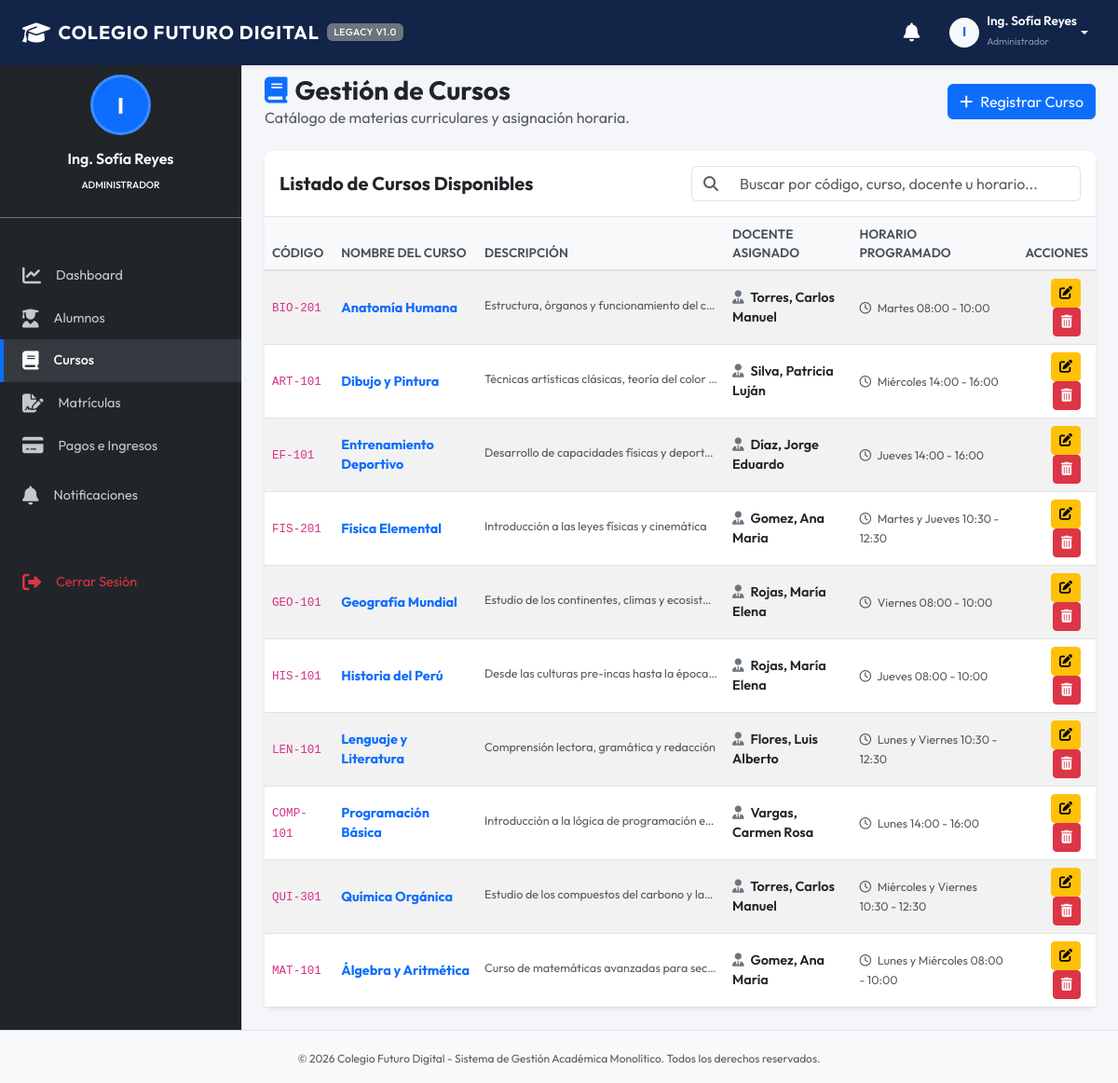
Screenshot of /modules/cursos.php (signed in) with the database file from the repository.
### tables this page shows
CREATE TABLE cursos (
            id INTEGER PRIMARY KEY AUTOINCREMENT,
            nombre TEXT NOT NULL,
            codigo TEXT UNIQUE NOT NULL,
            descripcion TEXT,
            profesor_id INTEGER,
            horario TEXT,
            FOREIGN KEY (profesor_id) REFERENCES profesores(id) ON DELETE SET NULL
        );

CREATE TABLE profesores (
            id INTEGER PRIMARY KEY AUTOINCREMENT,
            usuario_id INTEGER UNIQUE,
            nombre TEXT NOT NULL,
            apellido TEXT NOT NULL,
            especialidad TEXT,
            telefono TEXT,
            email TEXT,
            FOREIGN KEY (usuario_id) REFERENCES usuarios(id) ON DELETE SET NULL
        );

### modules/cursos.php (the view, shortened to what this page needs)
<?php
$rol = $_SESSION['usuario_rol'];
$can_modify = in_array($rol, ['Director', 'Administrador']);
$action = $_GET['action'] ?? 'list';
require_once __DIR__ . '/../includes/header.php';
require_once __DIR__ . '/../includes/sidebar.php';
?>
<div class="d-flex justify-content-between align-items-center mb-4">
    <div>
        <h1 class="h3 mb-0 text-dark fw-bold"><i class="fa-solid fa-book me-2 text-primary"></i>Gestión de Cursos</h1>
        <p class="text-muted mb-0">Catálogo de materias curriculares y asignación horaria.</p>
    </div>
    <?php if ($action === 'list' && $can_modify): ?>
        <a href="cursos.php?action=new" class="btn btn-primary"><i class="fa-solid fa-plus me-2"></i>Registrar Curso</a>
    <?php elseif ($action !== 'list'): ?>
        <a href="cursos.php" class="btn btn-outline-secondary"><i class="fa-solid fa-arrow-left me-2"></i>Volver al Listado</a>
    <?php endif; ?>
</div>
<?php if ($action === 'list'): ?>
    <?php
    try {
        $stmt = $pdo->query("
            SELECT c.*, p.nombre as prof_nombre, p.apellido as prof_apellido
            FROM cursos c
            LEFT JOIN profesores p ON c.profesor_id = p.id
            ORDER BY c.nombre ASC
        ");
        $cursos = $stmt->fetchAll();
    } catch (PDOException $e) {
        echo "<div class='alert alert-danger'>Error al cargar cursos: " . $e->getMessage() . "</div>";
        $cursos = [];
    }
    ?>
    <div class="card bg-white shadow-sm border-0">
        <div class="card-header bg-transparent border-bottom py-3">
            <div class="row align-items-center">
                <div class="col-md-6">
                    <h5 class="card-title mb-0 fw-bold">Listado de Cursos Disponibles</h5>
                </div>
                <div class="col-md-6 mt-2 mt-md-0">
                    <div class="input-group">
                        <span class="input-group-text bg-white border-end-0"><i class="fa-solid fa-magnifying-glass text-muted"></i></span>
                        <input type="text" class="form-control border-start-0" id="tableSearch" placeholder="Buscar por código, curso, docente u horario...">
                    </div>
                </div>
            </div>
        </div>
        <div class="card-body p-0">
            <div class="table-responsive">
                <table class="table table-hover table-striped align-middle mb-0">
                    <thead>
                        <tr>
                            <th>Código</th>
                            <th>Nombre del Curso</th>
                            <th>Descripción</th>
                            <th>Docente Asignado</th>
                            <th>Horario Programado</th>
                            <?php if ($can_modify): ?>
                                <th class="text-end">Acciones</th>
                            <?php endif; ?>
                        </tr>
                    </thead>
                    <tbody>
                        <?php if (empty($cursos)): ?>
                            <tr>
                                <td colspan="<?php echo $can_modify ? '6' : '5'; ?>" class="text-center py-4 text-muted">No se registran cursos.</td>
                            </tr>
                        <?php else: ?>
                            <?php foreach ($cursos as $c): ?>
                                <tr>
                                    <td><code><?php echo htmlspecialchars($c['codigo']); ?></code></td>
                                    <td class="fw-bold text-primary"><?php echo htmlspecialchars($c['nombre']); ?></td>
                                    <td><small class="text-muted text-truncate d-inline-block" style="max-width: 250px;"><?php echo htmlspecialchars($c['descripcion'] ?: '-'); ?></small></td>
                                    <td>
                                        <?php if ($c['profesor_id']): ?>
                                            <div class="fw-semibold"><i class="fa-solid fa-user-tie me-1 text-secondary"></i> <?php echo htmlspecialchars($c['prof_apellido'] . ', ' . $c['prof_nombre']); ?></div>
                                        <?php else: ?>
                                            <span class="text-danger fw-semibold"><i class="fa-solid fa-triangle-exclamation me-1"></i> Sin docente asignado</span>
                                        <?php endif; ?>
                                    </td>
                                    <td>
                                        <small class="text-muted"><i class="fa-regular fa-clock me-1"></i> <?php echo htmlspecialchars($c['horario'] ?: 'No programado'); ?></small>
                                    </td>
                                    <?php if ($can_modify): ?>
                                        <td class="text-end px-3">
                                            <a href="cursos.php?action=edit&id=<?php echo $c['id']; ?>" class="btn btn-sm btn-warning" title="Editar"><i class="fa-solid fa-pen-to-square"></i></a>
                                            <a href="cursos.php?action=delete&id=<?php echo $c['id']; ?>" class="btn btn-sm btn-danger" title="Eliminar" onclick="return confirmarEliminacion('¿Desea eliminar este curso del sistema? Esta acción desvinculará calificaciones y asistencias relacionadas.');"><i class="fa-solid fa-trash-can"></i></a>
                                        </td>
                                    <?php endif; ?>
                                </tr>
                            <?php endforeach; ?>
                        <?php endif; ?>
                    </tbody>
                </table>
            </div>
        </div>
    </div>
<?php endif; ?>
<?php
require_once __DIR__ . '/../includes/footer.php';
?>

### assets/css/style.css (style rules this page uses)
:root { --primary-color: #1e3c72; --primary-dark: #122548; --primary-light: #2a5298; --secondary-color: #6c757d; --bg-light: #f4f6f9; --sidebar-bg: #212529; --sidebar-hover: #343a40; --sidebar-active: #0d6efd; --text-dark: #333333; --font-sans: 'Outfit', 'Roboto', -apple-system, BlinkMacSystemFont, "Segoe UI", sans-serif; }
body { font-family: var(--font-sans); background-color: var(--bg-light); color: var(--text-dark); margin: 0; padding-top: 56px; display: flex; flex-direction: column; min-height: 100vh; }
.card { border-radius: 8px; box-shadow: 0 4px 6px rgba(0, 0, 0, 0.05); }
.table { border-collapse: separate; border-spacing: 0; }
.table th { background-color: #f8f9fa; color: #495057; font-weight: 600; border-bottom: 2px solid #dee2e6; font-size: 0.85rem; text-transform: uppercase; }
.table td { font-size: 0.9rem; vertical-align: middle; }

### rows the page displays
cursos: codigo "BIO-201", nombre "Anatomía Humana", descripcion "Estructura, órganos y funcionamiento del c…", profesor.nombre "Torres, Carlos Manuel", horario "Martes 08:00 - 10:00"
cursos: codigo "ART-101", nombre "Dibujo y Pintura", descripcion "Técnicas artísticas clásicas, teoría del color…", profesor.nombre "Silva, Patricia Luján", horario "Miércoles 14:00 - 16:00"
cursos: codigo "EF-101", nombre "Entrenamiento Deportivo", descripcion "Desarrollo de capacidades físicas y deport…", profesor.nombre "Díaz, Jorge Eduardo", horario "Jueves 14:00 - 16:00"
cursos: codigo "FIS-201", nombre "Física Elemental", descripcion "Introducción a las leyes físicas y cinemática", profesor.nombre "Gomez, Ana Maria", horario "Martes y Jueves 10:30 - 12:30"
cursos: codigo "GEO-101", nombre "Geografía Mundial", descripcion "Estudio de los continentes, climas y ecosist…", profesor.nombre "Rojas, María Elena", horario "Viernes 08:00 - 10:00"
cursos: codigo "HIS-101", nombre "Historia del Perú", descripcion "Desde las culturas pre-incas hasta la época…", profesor.nombre "Rojas, María Elena", horario "Jueves 08:00 - 10:00"
cursos: codigo "LEN-101", nombre "Lenguaje y Literatura", descripcion "Comprensión lectora, gramática y redacción", profesor.nombre "Flores, Luis Alberto", horario "Lunes y Viernes 10:30 - 12:30"
cursos: codigo "COMP-101", nombre "Programación Básica", descripcion "Introducción a la lógica de programación e…", profesor.nombre "Vargas, Carmen Rosa", horario "Lunes 14:00 - 16:00"
cursos: codigo "QUI-301", nombre "Química Orgánica", descripcion "Estudio de los compuestos del carbono y la…", profesor.nombre "Torres, Carlos Manuel", horario "Miércoles y Viernes 10:30 - 12:30"
cursos: codigo "MAT-101", nombre "Álgebra y Aritmética", descripcion "Curso de matemáticas avanzadas para sec…", profesor.nombre "Gomez, Ana Maria", horario "Lunes y Miércoles 08:00 - 10:00"

### other values shown
substr($_SESSION['usuario_nombre'], 0, 1) "I"
$_SESSION['usuario_nombre'] "Ing. Sofía Reyes"
$_SESSION['usuario_rol'] "Administrador"
$rol "ADMINISTRADOR"
